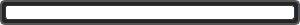
<?xml version="1.0" encoding="UTF-8"?>
<ui version="4.0">
 <class>UIStaminaBar</class>
 <widget class="QWidget" name="UIStaminaBar">
  <property name="geometry">
   <rect>
    <x>0</x>
    <y>0</y>
    <width>300</width>
    <height>25</height>
   </rect>
  </property>
  <widget class="QFrame" name="staminaBarBackground">
   <property name="geometry">
    <rect>
     <x>0</x>
     <y>0</y>
     <width>300</width>
     <height>25</height>
    </rect>
   </property>
   <property name="styleSheet">
    <string notr="true">
                    background-color: #252525;
                    border: 2px solid #555;
                    border-radius: 5px;
                </string>
   </property>
  </widget>
  <widget class="QProgressBar" name="staminaBar">
   <property name="geometry">
    <rect>
     <x>5</x>
     <y>5</y>
     <width>290</width>
     <height>15</height>
    </rect>
   </property>
   <property name="styleSheet">
    <string notr="true">
                    QProgressBar {
                        border: 1px solid #2a3a4a;
                        border-radius: 3px;
                        text-align: center;
                    }

                    QProgressBar::chunk {
                        background: qlineargradient(x1:0, y1:0, x2:1, y2:0,
                            stop:0 #5ac8fa, stop:0.5 #007aff, stop:1 #003d99);
                        border-radius: 2px;
                    }
                </string>
   </property>
   <property name="value">
    <number>60</number>
   </property>
   <property name="textVisible">
    <bool>false</bool>
   </property>
  </widget>
 </widget>
 <resources/>
 <connections/>
</ui>
